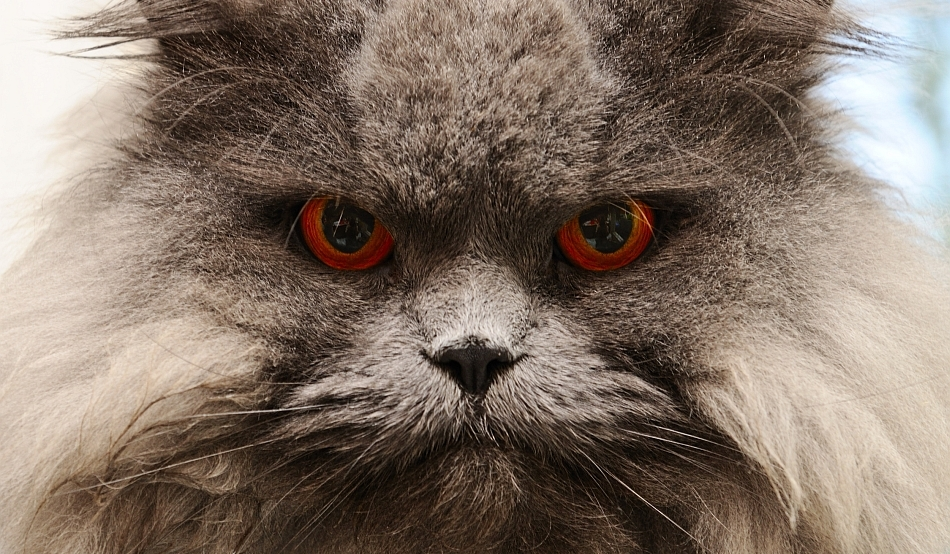
#> input picture 4th Semester/Artificial Intelligence/labs/7th lab/dataset/normal/1-pisica.jpg, 950 x 554 px; its folder holds 4 pictures in this run
$ python 1.py
#> lines starting #> are read from the running program, lines starting #| are printed output that depends on the picture
import cv2
import os
import numpy as np
from glob import glob
import os
import csv


normal_folder = 'dataset/normal/'
sepia_folder = 'dataset/sepia/'

with open('dataset.csv', mode='w', newline='') as file:
    writer = csv.writer(file)
    writer.writerow(['image_path', 'label'])

    # Adaugă imagini normale (label=0)
    for img_name in os.listdir(normal_folder):
        if img_name.endswith(('.jpg', '.png')):
            img_path = os.path.join(normal_folder, img_name)
            writer.writerow([img_path, 0])  # 0 normale
#> pass 2 of the loop `for img_name in os.listdir(normal_folder):`:
#> pass 3 of the loop `for img_name in os.listdir(normal_folder):`:
#> the loop made 4 passes; the first 3 are shown

    # Adaugă imagini sepia (label=1)
    for img_name in os.listdir(sepia_folder):
        if img_name.endswith(('.jpg', '.png')):
            img_path = os.path.join(sepia_folder, img_name)
            writer.writerow([img_path, 1])  # 1 sepia

print("datasetul a fost creat si salvat in dataset.csv.")


def apply_sepia(image):
    sepia_filter = np.array([[0.272, 0.534, 0.131],
                             [0.349, 0.686, 0.168],
                             [0.393, 0.769, 0.189]])
    sepia_img = cv2.transform(image, sepia_filter)
    sepia_img = np.clip(sepia_img, 0, 255)
    return sepia_img.astype(np.uint8)

input_folder = 'dataset/normal'
output_folder = 'dataset/sepia'
os.makedirs(output_folder, exist_ok=True)

for img_path in glob(f'{input_folder}/*.jpg'):
    img = cv2.imread(img_path)
#> img is the input picture: shape (554, 950, 3); mean B, G, R 104.2, 116.3, 131.9
    sepia = apply_sepia(img)
#> in apply_sepia, `sepia_img = cv2.transform(image, sepia_filter)`:
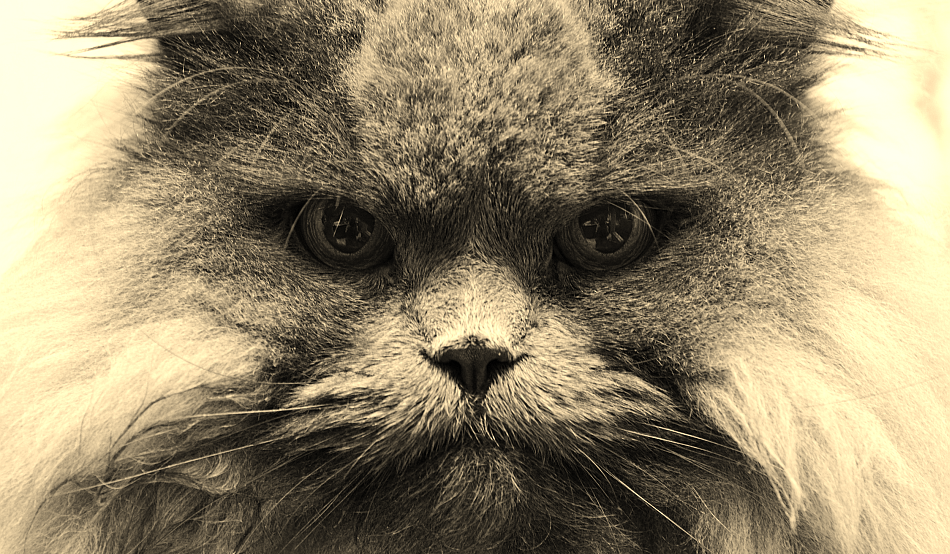
#> sepia_img: shape (554, 950, 3); mean B, G, R 107.7, 136, 148.3
    filename = os.path.basename(img_path)
    cv2.imwrite(f'{output_folder}/{filename}', sepia)
#> pass 2 of the loop `for img_path in glob(f'{input_folder}/*.jpg'):`:
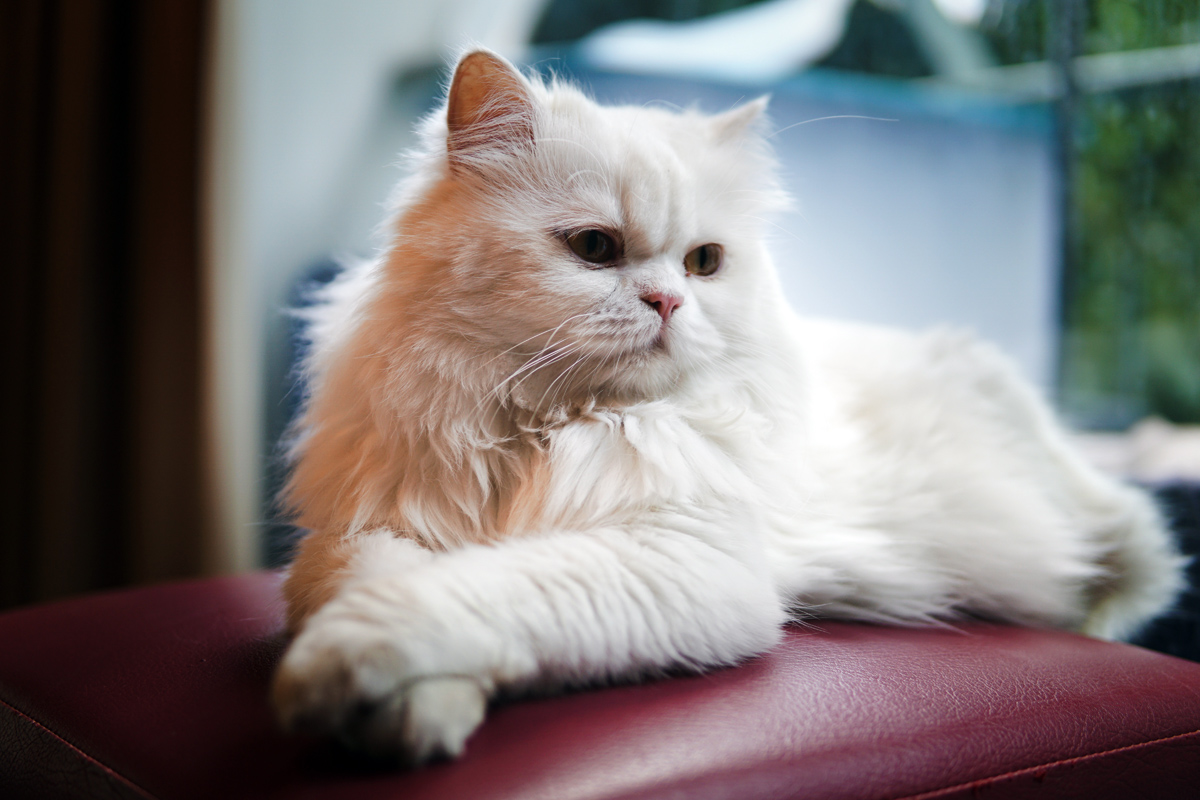
#> input picture 4th Semester/Artificial Intelligence/labs/7th lab/dataset/normal/Cati-ani-traiesc-pisicile-birmaneza.jpg, 1200 x 800 px
#> img is the input picture: shape (800, 1200, 3); mean B, G, R 120.7, 121.1, 126.3
#> in apply_sepia (call 2), `sepia_img = cv2.transform(image, sepia_filter)`:
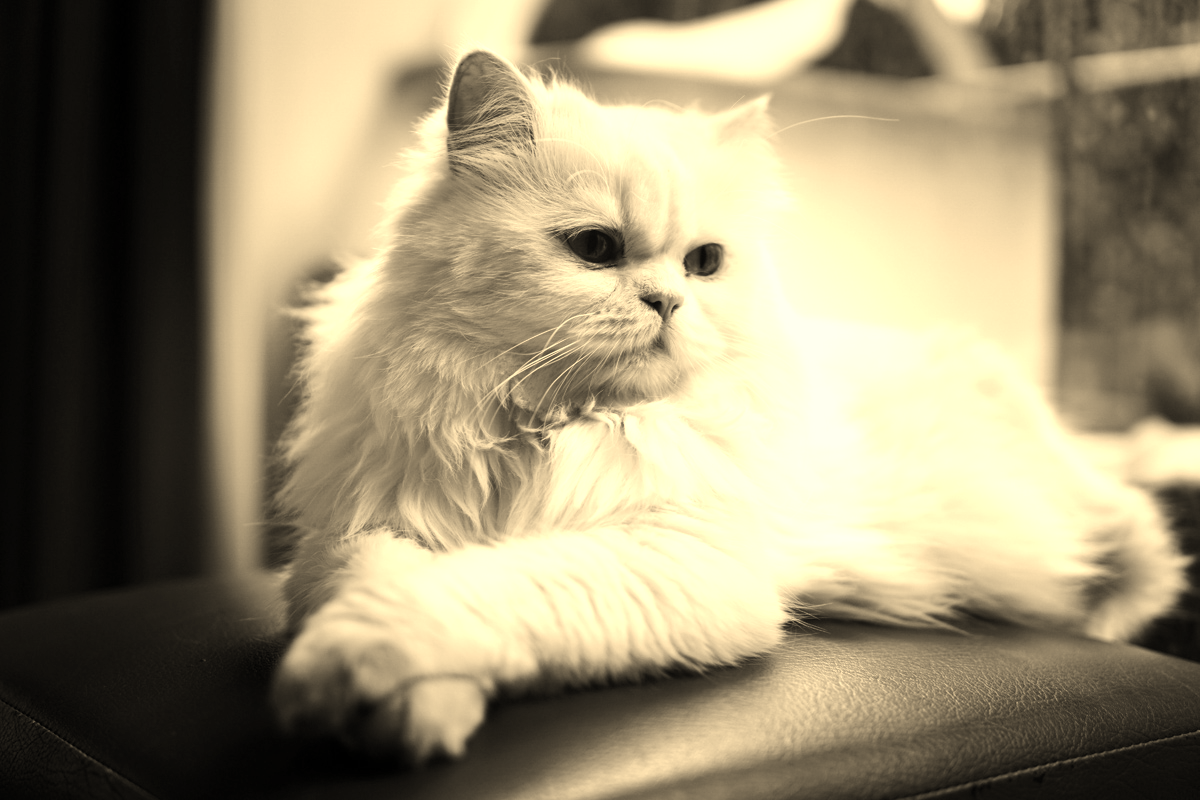
#> sepia_img: shape (800, 1200, 3); mean B, G, R 114.1, 142.6, 153.2
#> pass 3 of the loop `for img_path in glob(f'{input_folder}/*.jpg'):`:
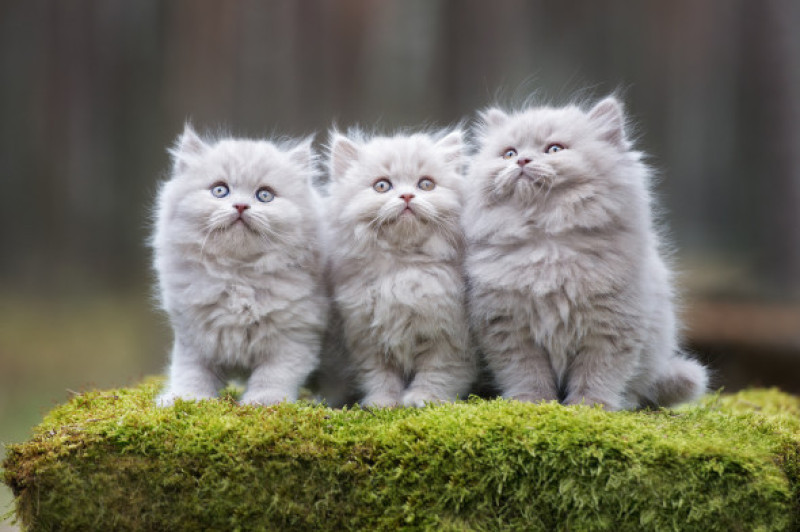
#> input picture 4th Semester/Artificial Intelligence/labs/7th lab/dataset/normal/ZDU5Zjc2MDYyM2RmNDI2MjAxYmU2OWIyOTA=.thumb.jpg, 800 x 532 px
#> img is the input picture: shape (532, 800, 3); mean B, G, R 93.4, 110.1, 111.9
#> in apply_sepia (call 3), `sepia_img = cv2.transform(image, sepia_filter)`:
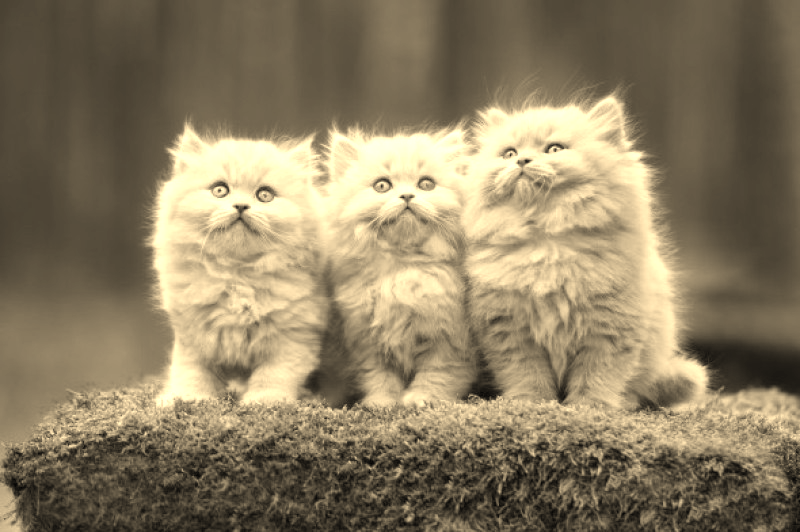
#> sepia_img: shape (532, 800, 3); mean B, G, R 98.9, 126.1, 139.6
#> the loop made 4 passes; the first 3 are shown

print("fisier 'sepia' complet")
